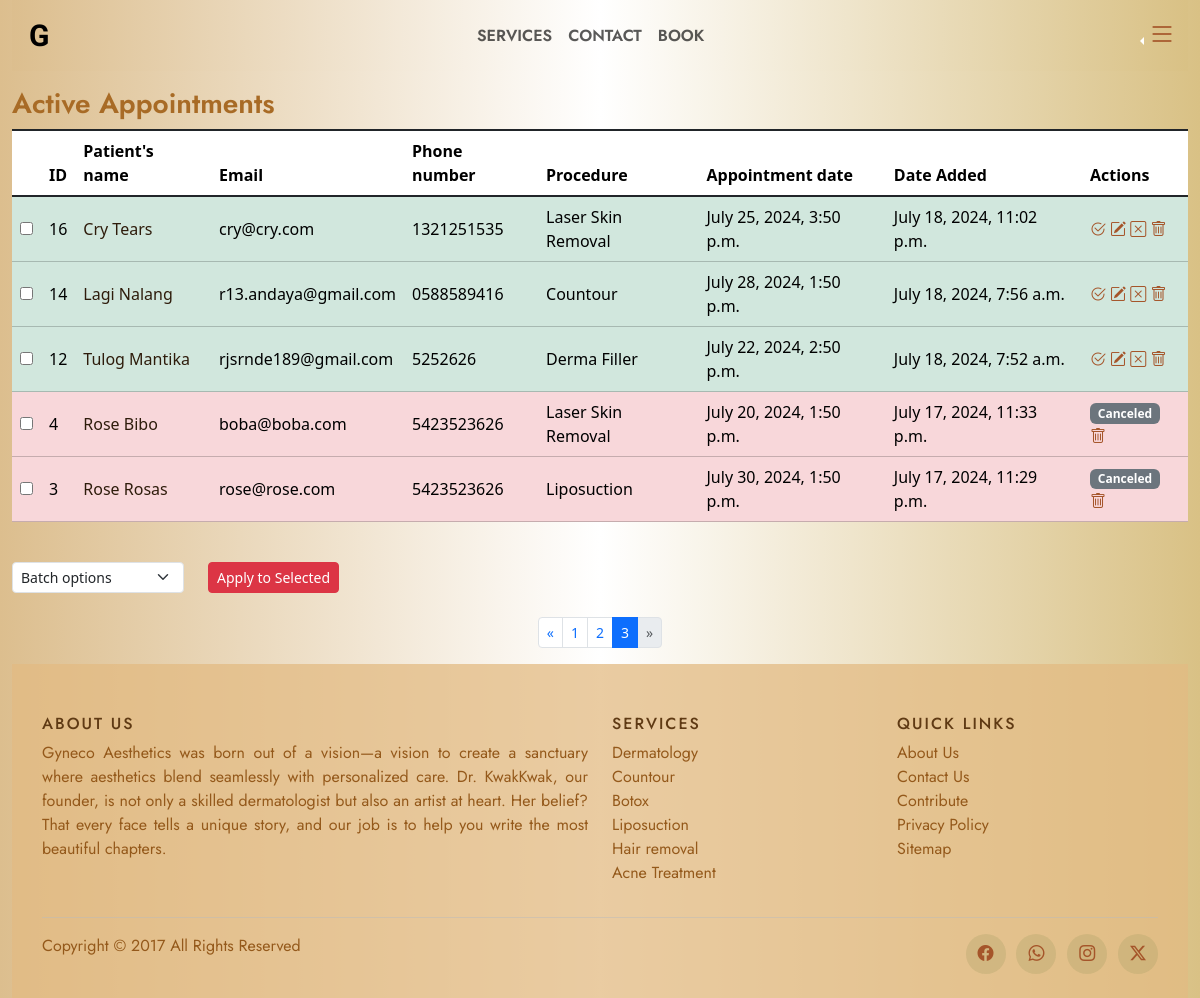
The app's page /active_appointments/?page=3 with its own data.
### website/models.py (models this page shows, shortened)
class Patient(models.Model):
    first_name = models.CharField(max_length=100)
    last_name = models.CharField(max_length=100)
    service = models.ForeignKey(Category, on_delete=models.CASCADE, related_name="type_of")
    email = models.EmailField()
    phone_number = models.CharField(max_length=16)
    details = models.TextField(max_length=3000, null=True, blank=True)
    appt_date = models.DateTimeField()
    date_added = models.DateTimeField(auto_now_add=True)
    is_active = models.BooleanField(default=True, blank=True)
    is_done = models.BooleanField(default=False, blank=True)
    is_confirmed = models.BooleanField(default=False, blank=True)
    user = models.ForeignKey(settings.AUTH_USER_MODEL, on_delete=models.CASCADE, null=True, blank=True, related_name="booker")

class Category(models.Model):
    type = models.CharField(max_length=100)
    def __str__(self):
        return self.type

### website/views.py (the view)
# urls.py: path('active_appointments/', views.active_appointments, name='active_appointments'),
def active_appointments(request):
    patients = Patient.objects.all().order_by('-date_added')
    paginator = Paginator(patients ,10)
    page_number = request.GET.get('page')
    page_obj = paginator.get_page(page_number)
    return render(request, 'website/active_appointments.html', {
        'page_obj': page_obj
        })

### website/templates/website/active_appointments.html (shortened to what this page needs)
{% extends 'website/layout.html' %}
{% load static %}
{% block body %}
<div class="container-fluid">
    <h3>Active Appointments</h3>
    <form method="post" action="{% url 'manage_appointments' %}">
        <div class="table-responsive">
        <table class="table align-middle table-hover table-group-divider">
            <thead>
                <tr>
                    <th scope="col"></th>
                    <th scope="col">ID</th>
                    <th scope="col">Patient's name</th>
                    <th scope="col">Email</th>
                    <th scope="col">Phone number</th>
                    <th scope="col">Procedure</th>
                    <th scope="col">Appointment date</th>
                    <th scope="col">Date Added</th>
                    <th scope="col">Actions</th>
                </tr>
            </thead>
            <tbody class="table-group-divider my-lg-5">
                {% if page_obj %}
                {% for patient in page_obj %}
                <tr {% if not patient.is_active %} class="table-danger text-muted"
                    {% elif patient.is_done %}
                        class="table-success"
                    {% elif patient.is_confirmed%}
                    class="table-primary"
                    {% endif %}class="tablerow">
                    <td><input type="checkbox" name="selected_appointments" value="{{ patient.id }}"></td>
                    <td>{{ patient.id }}</td>
                    <td><a href="{% url 'appt_details' patient.id %}">{{ patient.first_name }} {{ patient.last_name }}</a></td>
                    <td>{{ patient.email }}</td>
                    <td>{{ patient.phone_number }}</td>
                    <td>{{ patient.service }}</td>
                    <td>{{ patient.appt_date }}</td>
                    <td>{{ patient.date_added }}</td>
                    <td>
                        {% if patient.is_active %}
                            {% if not patient.is_done %}
                                <a href="{% url 'done_appt' patient.id %}" value="done"><i class="bi bi-check2-circle" data-bs-toggle="tooltip" data-bs-title="Done"></i></a>
                            {% else %}
                                <a href="{% url 'undone_appt' patient.id %}" value="done"><i class="bi bi-check2-circle" data-bs-toggle="tooltip" data-bs-title="UnDone"></i></a>
                            {% endif %}
                        <a href="{% url 'edit_appointment' patient.id %}"><i class="bi bi-pencil-square" data-bs-toggle="tooltip" data-bs-title="Edit"></i></a>
                        <a href="{% url 'cancel_appointment' patient.id %}"  onclick="return confirm('Are you sure you want to CANCEL this appointment?')">
                            <i class="bi bi-x-square" data-bs-toggle="tooltip" data-bs-title="Cancel"></i></a>
                        <a href="{% url 'delete_appointment' patient.id %}"  onclick="return confirm('Are you sure you want to DELETE this appointment?\n THIS CANNOT BE UNDONE!')">
                            <i class="bi bi-trash" data-bs-toggle="tooltip" data-bs-title="Delete"></i></a>
                        {% else %}
                        <span class="badge bg-secondary">Canceled</span>
                        <a href="{% url 'delete_appointment' patient.id %}"  onclick="return confirm('Are you sure you want to DELETE this appointment? \n THIS CANNOT BE UNDONE!')">
                            <i class="bi bi-trash" data-bs-toggle="tooltip" data-bs-title="Delete"></i></a>
                        {% endif %}
                    </td>
                </tr>
                {% endfor %}
                {% endif %}
            </tbody>
        </table>
        </div>
        <br>
        <div class="d-flex justify-content-start">
            <div>
                <select name="action" class="form-select form-select-sm">
                    <option>Batch options</option>
                </select>
            </div>
            <div class="mx-4">
                <button type="submit" onclick="return confirm('Confirm batch action?')" class="btn btn-sm btn-danger">Apply to Selected</button>
            </div>
        </div>
    </form>
    <br>
     <nav aria-label="Page navigation">
        <ul class="pagination pagination-sm justify-content-center">
            {% if page_obj.has_previous %}
                <li class="page-item">
                    <a class="page-link" href="?page={{ page_obj.previous_page_number }}" aria-label="Previous">
                        <span aria-hidden="true">&laquo;</span>
                    </a>
                </li>
            {% else %}
                <li class="page-item disabled">
                    <a class="page-link" href="#" aria-label="Previous">
                        <span aria-hidden="true">&laquo;</span>
                    </a>
                </li>
            {% endif %}
            {% for num in page_obj.paginator.page_range %}
                {% if page_obj.number == num %}
                    <li class="page-item active"><a class="page-link" href="#">{{ num }}</a></li>
                {% else %}
                    <li class="page-item"><a class="page-link" href="?page={{ num }}">{{ num }}</a></li>
                {% endif %}
            {% endfor %}
            {% if page_obj.has_next %}
                <li class="page-item">
                    <a class="page-link" href="?page={{ page_obj.next_page_number }}" aria-label="Next">
                        <span aria-hidden="true">&raquo;</span>
                    </a>
                </li>
            {% else %}
                <li class="page-item disabled">
                    <a class="page-link" href="#" aria-label="Next">
                        <span aria-hidden="true">&raquo;</span>
                    </a>
                </li>
            {% endif %}
        </ul>
    </nav>
</div>
{% endblock %}

### website/static/website/instyle.css (style rules this page uses)
html { overflow-x: hidden !important; max-width : 100%; scroll-behavior: smooth; }
body, .navbar, .c-dropmenu { background-image: linear-gradient(to right, rgb(220, 190, 142), rgb(255, 255, 255), rgb(217, 193, 133)); }
a { text-decoration: none; color:#2e1c0b; }
.bi { color: rgb(165, 85, 42); }
h3 { font-family: "Jost", sans-serif; font-optical-sizing: auto; font-weight: 600; font-style: normal; color:rgb(168, 107, 38) }

### records on screen
Patient: id "16", first_name "Cry", last_name "Tears", email "cry@cry.com", phone_number "1321251535", service "Laser Skin Removal", appt_date "July 25, 2024, 3:50 p.m.", date_added "July 18, 2024, 11:02 p.m.", is_active True (drawn)
Patient: id "14", first_name "Lagi", last_name "Nalang", email "r13.andaya@gmail.com", phone_number "0588589416", service "Countour", appt_date "July 28, 2024, 1:50 p.m.", date_added "July 18, 2024, 7:56 a.m.", is_active True (drawn)
Patient: id "12", first_name "Tulog", last_name "Mantika", email "rjsrnde189@gmail.com", phone_number "5252626", service "Derma Filler", appt_date "July 22, 2024, 2:50 p.m.", date_added "July 18, 2024, 7:52 a.m.", is_active True (drawn)
Patient: id "4", first_name "Rose", last_name "Bibo", email "boba@boba.com", phone_number "5423523626", service "Laser Skin Removal", appt_date "July 20, 2024, 1:50 p.m.", date_added "July 17, 2024, 11:33 p.m.", is_active "Canceled"
Patient: id "3", first_name "Rose", last_name "Rosas", email "rose@rose.com", phone_number "5423523626", service "Liposuction", appt_date "July 30, 2024, 1:50 p.m.", date_added "July 17, 2024, 11:29 p.m.", is_active "Canceled"

### other values on screen
{{ num }} "1" "2"
{{ num }} "3"
